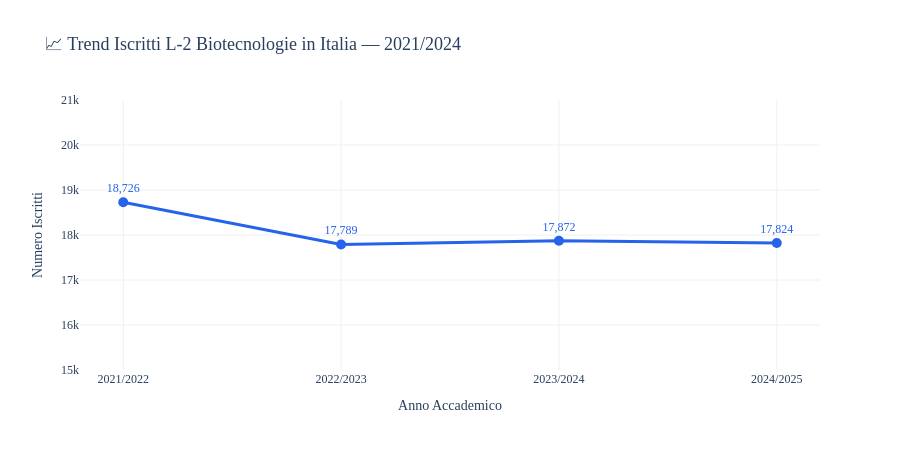

The notebook cell saved with this chart:
### Code cell
df_l2_tot = (
    df_l2_corsi.groupby("AnnoA")["Isc"]
    .sum()
    .reset_index()
    .rename(columns={"AnnoA": "anno", "Isc": "iscritti_totale"})
)

fig = go.Figure()

fig.add_trace(go.Scatter(
    x=df_l2_tot["anno"],
    y=df_l2_tot["iscritti_totale"],
    mode="lines+markers+text",
    line=dict(color="#2563EB", width=3),
    marker=dict(size=10, color="#2563EB"),
    text=df_l2_tot["iscritti_totale"].apply(lambda x: f"{x:,.0f}"),
    textposition="top center",
    textfont=dict(size=12, color="#2563EB"),
    hovertemplate="<b>%{x}</b><br>Iscritti: %{y:,.0f}<extra></extra>",
))

fig.update_layout(
    title="📈 Trend Iscritti L-2 Biotecnologie in Italia — 2021/2024",
    xaxis_title="Anno Accademico",
    yaxis_title="Numero Iscritti",
    height=450,
    font_family="Georgia",
    title_font_size=18,
    plot_bgcolor="white",
    xaxis=dict(gridcolor="#f0f0f0"),
    yaxis=dict(gridcolor="#f0f0f0", range=[15000, 21000]),
)

fig.show()

### Figure 1 — Plotly figure (JSON) as saved in the notebook; plotly's stock layout.template omitted (floating-point values rounded to 4 significant figures)
{"data": [{"hovertemplate": "<b>%{x}</b><br>Iscritti: %{y:,.0f}<extra></extra>", "line": {"color": "#2563EB", "width": 3}, "marker": {"color": "#2563EB", "size": 10}, "mode": "lines+markers+text", "text": ["18,726", "17,789", "17,872", "17,824"], "textfont": {"color": "#2563EB", "size": 12}, "textposition": "top center", "type": "scatter", "x": ["2021/2022", "2022/2023", "2023/2024", "2024/2025"], "y": [18726, 17789, 17872, 17824]}], "layout": {"font": {"family": "Georgia"}, "height": 450, "plot_bgcolor": "white", "title": {"font": {"size": 18}, "text": "📈 Trend Iscritti L-2 Biotecnologie in Italia — 2021/2024"}, "xaxis": {"gridcolor": "#f0f0f0", "title": {"text": "Anno Accademico"}}, "yaxis": {"gridcolor": "#f0f0f0", "range": [15000, 21000], "title": {"text": "Numero Iscritti"}}}}
